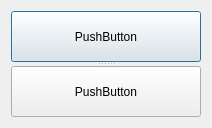
<?xml version="1.0" encoding="UTF-8"?>
<ui version="4.0">
 <class>Dialog</class>
 <widget class="QDialog" name="Dialog">
  <property name="geometry">
   <rect>
    <x>0</x>
    <y>0</y>
    <width>212</width>
    <height>128</height>
   </rect>
  </property>
  <property name="windowTitle">
   <string>Dialog</string>
  </property>
  <layout class="QVBoxLayout" name="verticalLayout">
   <item>
    <widget class="QSplitter" name="splitter">
     <property name="orientation">
      <enum>Qt::Vertical</enum>
     </property>
     <widget class="QPushButton" name="pushButton_2">
      <property name="text">
       <string>PushButton</string>
      </property>
     </widget>
     <widget class="QPushButton" name="pushButton">
      <property name="text">
       <string>PushButton</string>
      </property>
     </widget>
    </widget>
   </item>
  </layout>
 </widget>
 <layoutdefault spacing="6" margin="11"/>
 <resources/>
 <connections/>
</ui>
